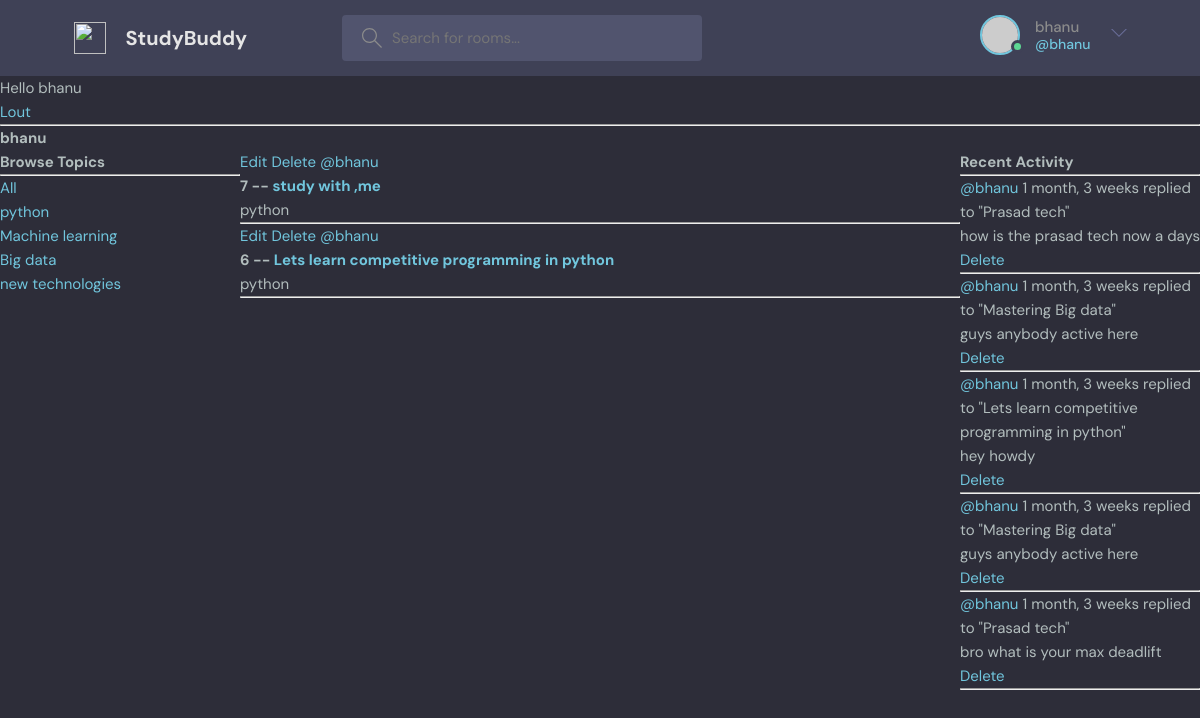
The page /userprofile/1 (signed in) on the database its author committed.
### base/models.py (models this page shows, shortened)
class Topic(models.Model):
     name = models.CharField(max_length=200)

class Room(models.Model):
    host = models.ForeignKey(User,on_delete=models.SET_NULL,null=True)
    topic = models.ForeignKey(Topic,on_delete=models.SET_NULL,null=True)
    name = models.CharField(max_length=200)
    description = models.TextField(null=True,blank=True)
    participants =models.ManyToManyField(User,related_name='participants',blank=True)
    updated = models.DateTimeField(auto_now=True)
    created = models.DateTimeField(auto_now_add=True)
    class Meta:
        ordering = ['-updated','-created']
    def __str__(self):
        return self.name

class Message(models.Model):
    user = models.ForeignKey(User,on_delete=models.CASCADE)
    room = models.ForeignKey(Room,on_delete=models.CASCADE)
    body = models.TextField()
    updated = models.DateTimeField(auto_now=True)
    created = models.DateTimeField(auto_now_add=True)
    class Meta:
        ordering = ['-updated','-created']
    def __str__(self):
        return self.body[0:50]

### base/views.py (the view)
# urls.py: path('userprofile/<str:pk>',views.userprofile,name="user-profile"),
def userprofile(request,pk):
    user = User.objects.get(id=pk)
    rooms = user.room_set.all()
    room_messages = user.message_set.all()
    topics = Topic.objects.all()
    context ={'user':user,'rooms':rooms,'topics':topics,'room_messages':room_messages}
    return render(request,'base/profile.html',context)

### base/templates/base/profile.html (shortened to what this page needs)
{% extends 'main.html' %}
{% block content %}
<h1>{{user.username}}</h1>
<div class="profile-container">
    <div>
    {% include 'base/topics_component.html' %}
    </div>
    <div>
    {% include 'base/feed_component.html' %}
    </div>
    <div>
        {% include 'base/activity_component.html' %}
    </div>
</div>
{% endblock content %}

### templates/navbar.html (shortened to what this page needs)
<header class="header header--loggedIn">
    <div class="container">
      <a href="{% url 'home' %}" class="header__logo">
        <img src="assets/logo.svg" />
        <h1>StudyBuddy</h1>
      </a>
      <form class="header__search" method="GET" action="{% url 'home' %}">
        <label>
          <input name="q" placeholder="Search for rooms..." />
        </label>
      </form>
      <nav class="header__menu">
    {% if request.user.is_authenticated %}
        <div class="header__user">
          <a href="profile.html">
            <div class="avatar avatar--medium active">
              <img src="https://randomuser.me/api/portraits/men/37.jpg" />
            </div>
            <p> {{request.user.username}} <span>@{{request.user.username}} </span></p>
          </a>
          <button class="dropdown-button">
            <svg version="1.1" xmlns="http://www.w3.org/2000/svg" width="32" height="32" viewBox="0 0 32 32">
              <title>chevron-down</title>
              <path d="M16 21l-13-13h-3l16 16 16-16h-3l-13 13z"></path>
            </svg>
          </button>
        </div>
        {% else %}
         <a href="{% url 'login' %}">
          <img src="./assets/avatar.svg" />
          <p>Login</p>
        </a>
        {% endif %}
      </nav>
    </div>
  </header>
{% if request.user.is_authenticated %}
<p>Hello {{request.user.username}}</p>
<a href="{% url 'logout' %}">Lout</a>
{% else %}
<a href="{% url 'login' %}">Login</a>
{% endif %}
<hr>

### base/templates/base/topics_component.html
<h3>Browse Topics</h3>
<hr>
<div>
    <a href="{% url 'home' %}"> All </a>
</div>
{% for topic in topics %}
    <div>
        <a href="{% url 'home' %}?q={{topic.name}}" > {{topic.name}} </a>
    </div>
{% endfor%}

### base/templates/base/feed_component.html
<div>
    {% for room in rooms %}
    <div>
     {% if request.user == room.host %}
     <a href="{% url 'update-room' room.id %}">Edit</a>
     <a href="{% url 'delete-room' room.id %}">Delete</a>
     {% endif %}
     <a href="{% url 'user-profile' room.host.id %}">@{{room.host.username}}</a>
        <h5>{{room.id}} -- <a href="/room/{{room.id}}">{{ room.name }}</a></h5>
        <small>{{room.topic.name}} </small>
        <hr>
    </div>
    {% endfor %}
 </div>

### base/templates/base/activity_component.html
<h3>Recent Activity</h3>
    <hr>
    {% for room_message in room_messages %}
        <div>
            <small><a href="{% url 'user-profile' room_message.user.id %}"> @{{room_message.user}} </a>  {{room_message.created|timesince}} </small>
            <small>replied to "{{room_message.room}}" </small>
            <p>{{room_message}}</p>
            {% if request.user == room_message.user%}
                <a href="{% url 'delete-message' room_message.id %}">Delete</a>
                {% endif %}
            <hr>
        </div>
    {% endfor %}

### static/styles/style.css (style rules this page uses)
:root { --color-main: #71c6dd; --color-main-light: #e1f6fb; --color-dark: #3f4156; --color-dark-medium: #51546e; --color-dark-light: #696d97; --color-light: #e5e5e5; --color-gray: #8b8b8b; --color-light-gray: #b2bdbd; --color-bg: #2d2d39; --color-success: #5dd693; --color-error: #fc4b0b; }
* { font-family: "DM Sans", -apple-system, BlinkMacSystemFont, "Segoe UI", Roboto, Oxygen, Ubuntu, Cantarell, "Open Sans", "Helvetica Neue", sans-serif; margin: 0; padding: 0; box-sizing: border-box; text-rendering: optimizeLegibility; font-size: inherit; }
html { font-size: 56.25%; }
@media only screen and (min-width: 1200px) { html { font-size: 62.5%; } }
body { line-height: 1.6; font-weight: 400; font-size: 1.5rem; color: var(--color-light-gray); background-color: var(--color-bg); min-height: 100vh; }
img { width: 100%; }
a { display: inline-block; color: var(--color-main); text-decoration: none; }
.container { max-width: 120rem; width: 90%; margin: auto; }
.avatar { position: relative; display: inline-block; border-radius: 50%; border: 2px solid var(--color-main); }
.avatar img { display: block; border-radius: 50%; object-fit: cover; object-position: center; }
.avatar::after { content: ""; display: block; position: absolute; background-color: var(--color-gray); z-index: 111; border-radius: 50%; border: 0.3rem solid var(--color-dark); }
.avatar.active::after { background-color: var(--color-success); }
.avatar.avatar--medium img { width: 3.6rem; height: 3.6rem; border-radius: 50%; }
.avatar.avatar--medium:after { width: 0.7rem; height: 0.7rem; bottom: 0px; right: -6px; }
.header { padding: 1.5rem; background-color: var(--color-dark); }
.header > .container { display: flex; gap: 9.5rem; }
.header__logo, .header__user { display: flex; gap: 2rem; align-items: center; }
.header__logo > img { height: 3.2rem; width: 3.2rem; }
.header__logo > h1 { font-weight: 700; font-size: 2rem; color: var(--color-light); }
.header__search > label { background-color: var(--color-dark-medium); padding: 1.3rem 1rem; display: flex; align-items: center; gap: 1rem; border-radius: 4px; }
.header__search svg { fill: var(--color-gray); width: 2rem; height: 2rem; margin-left: 1rem; }
.header__search input { width: 30rem; background: transparent; border: none; outline: none; color: var(--color-light); }
.header__menu { margin-left: auto; position: relative; }
.header__menu a { display: flex; gap: 1.5rem; align-items: center; font-weight: 500; text-decoration: none; color: var(--color-gray); }
.header__menu img { height: 3.6rem; }
.header__menu p { line-height: 1.2; }
.header__menu span { color: var(--color-main); font-weight: 500; font-size: 1.4rem; display: block; }
.header__menu svg { width: 1.6rem; height: 1.6rem; fill: var(--color-dark-light); }
.dropdown-button { background: transparent; border: 0; outline: 0; cursor: pointer; }

### base/templates/base/profile.html (style rules this page uses)
.profile-container { display:grid; grid-template-columns: 1fr 3fr 1fr; }

### rows shown on the page
Topic: name "python"
Topic: name "Machine learning"
Topic: name "Big data"
Topic: name "new technologies"
Room: shows "Edit", host.username "bhanu", id "7", name "study with ,me", topic.name "python"
Room: shows "Edit", host.username "bhanu", id "6", name "Lets learn competitive programming in python", topic.name "python"
Message: user "bhanu", created "1 month, 3 weeks", room "Prasad tech", body "how is the prasad tech now a days", shows "Delete"
Message: user "bhanu", created "1 month, 3 weeks", room "Mastering Big data", body "guys anybody active here", shows "Delete"
Message: user "bhanu", created "1 month, 3 weeks", room "Lets learn competitive programming in python", body "hey howdy", shows "Delete"
Message: user "bhanu", created "1 month, 3 weeks", room "Mastering Big data", body "guys anybody active here", shows "Delete"
Message: user "bhanu", created "1 month, 3 weeks", room "Prasad tech", body "bro what is your max deadlift", shows "Delete"

### other values the page prints
{{ request.user.username }} "bhanu"
{{ user.username }} "bhanu"
